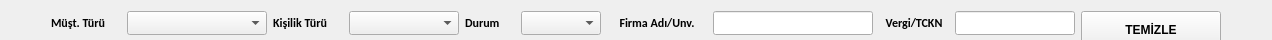
    <widget class="QFrame" name="middle_s_frame">
     <property name="sizePolicy">
      <sizepolicy hsizetype="Preferred" vsizetype="Fixed">
       <horstretch>0</horstretch>
       <verstretch>0</verstretch>
      </sizepolicy>
     </property>
     <property name="minimumSize">
      <size>
       <width>0</width>
       <height>40</height>
      </size>
     </property>
     <property name="maximumSize">
      <size>
       <width>16777215</width>
       <height>40</height>
      </size>
     </property>
     <property name="frameShape">
      <enum>QFrame::Shape::NoFrame</enum>
     </property>
     <property name="frameShadow">
      <enum>QFrame::Shadow::Plain</enum>
     </property>
     <layout class="QHBoxLayout" name="horizontalLayout">
      <item>
       <spacer name="horizontalSpacer_5">
        <property name="orientation">
         <enum>Qt::Orientation::Horizontal</enum>
        </property>
        <property name="sizeHint" stdset="0">
         <size>
          <width>40</width>
          <height>20</height>
         </size>
        </property>
       </spacer>
      </item>
      <item>
       <widget class="QLabel" name="lbl_musteri_turu_f">
        <property name="sizePolicy">
         <sizepolicy hsizetype="Fixed" vsizetype="Fixed">
          <horstretch>0</horstretch>
          <verstretch>0</verstretch>
         </sizepolicy>
        </property>
        <property name="minimumSize">
         <size>
          <width>70</width>
          <height>24</height>
         </size>
        </property>
        <property name="maximumSize">
         <size>
          <width>24</width>
          <height>28</height>
         </size>
        </property>
        <property name="sizeIncrement">
         <size>
          <width>0</width>
          <height>0</height>
         </size>
        </property>
        <property name="font">
         <font>
          <family>Calibri</family>
          <bold>true</bold>
         </font>
        </property>
        <property name="text">
         <string>Müşt. Türü</string>
        </property>
        <property name="alignment">
         <set>Qt::AlignmentFlag::AlignLeading|Qt::AlignmentFlag::AlignLeft|Qt::AlignmentFlag::AlignVCenter</set>
        </property>
       </widget>
      </item>
      <item>
       <widget class="QComboBox" name="cmb_musteri_turu_f">
        <property name="sizePolicy">
         <sizepolicy hsizetype="Fixed" vsizetype="Fixed">
          <horstretch>0</horstretch>
          <verstretch>0</verstretch>
         </sizepolicy>
        </property>
        <property name="minimumSize">
         <size>
          <width>140</width>
          <height>24</height>
         </size>
        </property>
        <property name="maximumSize">
         <size>
          <width>24</width>
          <height>16777215</height>
         </size>
        </property>
        <property name="sizeIncrement">
         <size>
          <width>0</width>
          <height>0</height>
         </size>
        </property>
        <property name="font">
         <font>
          <family>Calibri</family>
          <pointsize>10</pointsize>
          <bold>false</bold>
         </font>
        </property>
        <property name="placeholderText">
         <string>Tümü</string>
        </property>
        <item>
         <property name="text">
          <string>MÜŞTERİ</string>
         </property>
        </item>
        <item>
         <property name="text">
          <string>ALT YÜKLENİCİ</string>
         </property>
        </item>
       </widget>
      </item>
      <item>
       <widget class="QLabel" name="lbl_kisilik_f">
        <property name="sizePolicy">
         <sizepolicy hsizetype="Fixed" vsizetype="Fixed">
          <horstretch>0</horstretch>
          <verstretch>0</verstretch>
         </sizepolicy>
        </property>
        <property name="minimumSize">
         <size>
          <width>70</width>
          <height>24</height>
         </size>
        </property>
        <property name="maximumSize">
         <size>
          <width>24</width>
          <height>30</height>
         </size>
        </property>
        <property name="sizeIncrement">
         <size>
          <width>0</width>
          <height>0</height>
         </size>
        </property>
        <property name="font">
         <font>
          <family>Calibri</family>
          <bold>true</bold>
         </font>
        </property>
        <property name="text">
         <string>Kişilik Türü</string>
        </property>
        <property name="alignment">
         <set>Qt::AlignmentFlag::AlignLeading|Qt::AlignmentFlag::AlignLeft|Qt::AlignmentFlag::AlignVCenter</set>
        </property>
       </widget>
      </item>
      <item>
       <widget class="QComboBox" name="cmb_kisilik_f">
        <property name="sizePolicy">
         <sizepolicy hsizetype="Fixed" vsizetype="Fixed">
          <horstretch>0</horstretch>
          <verstretch>0</verstretch>
         </sizepolicy>
        </property>
        <property name="minimumSize">
         <size>
          <width>110</width>
          <height>24</height>
         </size>
        </property>
        <property name="maximumSize">
         <size>
          <width>24</width>
          <height>16777215</height>
         </size>
        </property>
        <property name="sizeIncrement">
         <size>
          <width>0</width>
          <height>0</height>
         </size>
        </property>
        <property name="font">
         <font>
          <family>Calibri</family>
          <pointsize>10</pointsize>
          <bold>false</bold>
         </font>
        </property>
        <property name="placeholderText">
         <string>Tümü</string>
        </property>
        <item>
         <property name="text">
          <string>GERÇEK KİŞİ</string>
         </property>
        </item>
        <item>
         <property name="text">
          <string>TÜZEL KİŞİ</string>
         </property>
        </item>
       </widget>
      </item>
      <item>
       <widget class="QLabel" name="lbl_durum_f">
        <property name="sizePolicy">
         <sizepolicy hsizetype="Fixed" vsizetype="Fixed">
          <horstretch>0</horstretch>
          <verstretch>0</verstretch>
         </sizepolicy>
        </property>
        <property name="minimumSize">
         <size>
          <width>50</width>
          <height>24</height>
         </size>
        </property>
        <property name="maximumSize">
         <size>
          <width>24</width>
          <height>30</height>
         </size>
        </property>
        <property name="sizeIncrement">
         <size>
          <width>0</width>
          <height>0</height>
         </size>
        </property>
        <property name="font">
         <font>
          <family>Calibri</family>
          <bold>true</bold>
         </font>
        </property>
        <property name="text">
         <string>Durum</string>
        </property>
        <property name="alignment">
         <set>Qt::AlignmentFlag::AlignLeading|Qt::AlignmentFlag::AlignLeft|Qt::AlignmentFlag::AlignVCenter</set>
        </property>
       </widget>
      </item>
      <item>
       <widget class="QComboBox" name="cmb_durum_f">
        <property name="sizePolicy">
         <sizepolicy hsizetype="Fixed" vsizetype="Fixed">
          <horstretch>0</horstretch>
          <verstretch>0</verstretch>
         </sizepolicy>
        </property>
        <property name="minimumSize">
         <size>
          <width>80</width>
          <height>24</height>
         </size>
        </property>
        <property name="maximumSize">
         <size>
          <width>24</width>
          <height>16777215</height>
         </size>
        </property>
        <property name="sizeIncrement">
         <size>
          <width>0</width>
          <height>0</height>
         </size>
        </property>
        <property name="font">
         <font>
          <family>Calibri</family>
          <pointsize>10</pointsize>
          <bold>false</bold>
         </font>
        </property>
        <property name="placeholderText">
         <string>Tümü</string>
        </property>
        <item>
         <property name="text">
          <string>AKTİF</string>
         </property>
        </item>
        <item>
         <property name="text">
          <string>PASİF</string>
         </property>
        </item>
       </widget>
      </item>
      <item>
       <widget class="QLabel" name="lbl_firma_f">
        <property name="sizePolicy">
         <sizepolicy hsizetype="Fixed" vsizetype="Fixed">
          <horstretch>0</horstretch>
          <verstretch>0</verstretch>
         </sizepolicy>
        </property>
        <property name="minimumSize">
         <size>
          <width>100</width>
          <height>24</height>
         </size>
        </property>
        <property name="maximumSize">
         <size>
          <width>24</width>
          <height>30</height>
         </size>
        </property>
        <property name="font">
         <font>
          <family>Calibri</family>
          <bold>true</bold>
         </font>
        </property>
        <property name="text">
         <string>Firma Adı/Unv.</string>
        </property>
        <property name="alignment">
         <set>Qt::AlignmentFlag::AlignCenter</set>
        </property>
       </widget>
      </item>
      <item>
       <widget class="QLineEdit" name="txt_firma_f">
        <property name="sizePolicy">
         <sizepolicy hsizetype="Fixed" vsizetype="Fixed">
          <horstretch>0</horstretch>
          <verstretch>0</verstretch>
         </sizepolicy>
        </property>
        <property name="minimumSize">
         <size>
          <width>160</width>
          <height>24</height>
         </size>
        </property>
        <property name="maximumSize">
         <size>
          <width>24</width>
          <height>16777215</height>
         </size>
        </property>
        <property name="font">
         <font>
          <family>Century Gothic</family>
          <pointsize>10</pointsize>
          <bold>false</bold>
         </font>
        </property>
       </widget>
      </item>
      <item>
       <widget class="QLabel" name="lbl_vergi_tckn_f">
        <property name="sizePolicy">
         <sizepolicy hsizetype="Fixed" vsizetype="Fixed">
          <horstretch>0</horstretch>
          <verstretch>0</verstretch>
         </sizepolicy>
        </property>
        <property name="minimumSize">
         <size>
          <width>70</width>
          <height>24</height>
         </size>
        </property>
        <property name="maximumSize">
         <size>
          <width>24</width>
          <height>30</height>
         </size>
        </property>
        <property name="font">
         <font>
          <family>Calibri</family>
          <bold>true</bold>
         </font>
        </property>
        <property name="text">
         <string>Vergi/TCKN</string>
        </property>
        <property name="alignment">
         <set>Qt::AlignmentFlag::AlignCenter</set>
        </property>
       </widget>
      </item>
      <item>
       <widget class="QLineEdit" name="txt_vergi_tckn_f">
        <property name="sizePolicy">
         <sizepolicy hsizetype="Fixed" vsizetype="Fixed">
          <horstretch>0</horstretch>
          <verstretch>0</verstretch>
         </sizepolicy>
        </property>
        <property name="minimumSize">
         <size>
          <width>120</width>
          <height>24</height>
         </size>
        </property>
        <property name="maximumSize">
         <size>
          <width>24</width>
          <height>16777215</height>
         </size>
        </property>
        <property name="font">
         <font>
          <family>Century Gothic</family>
          <pointsize>10</pointsize>
          <bold>false</bold>
         </font>
        </property>
       </widget>
      </item>
      <item>
       <widget class="QPushButton" name="btn_temizle_f">
        <property name="minimumSize">
         <size>
          <width>140</width>
          <height>37</height>
         </size>
        </property>
        <property name="maximumSize">
         <size>
          <width>140</width>
          <height>40</height>
         </size>
        </property>
        <property name="font">
         <font>
          <family>Yu Gothic UI</family>
          <bold>true</bold>
         </font>
        </property>
        <property name="text">
         <string>TEMİZLE</string>
        </property>
       </widget>
      </item>
      <item>
       <spacer name="horizontalSpacer_4">
        <property name="orientation">
         <enum>Qt::Orientation::Horizontal</enum>
        </property>
        <property name="sizeHint" stdset="0">
         <size>
          <width>40</width>
          <height>20</height>
         </size>
        </property>
       </spacer>
      </item>
     </layout>
    </widget>
